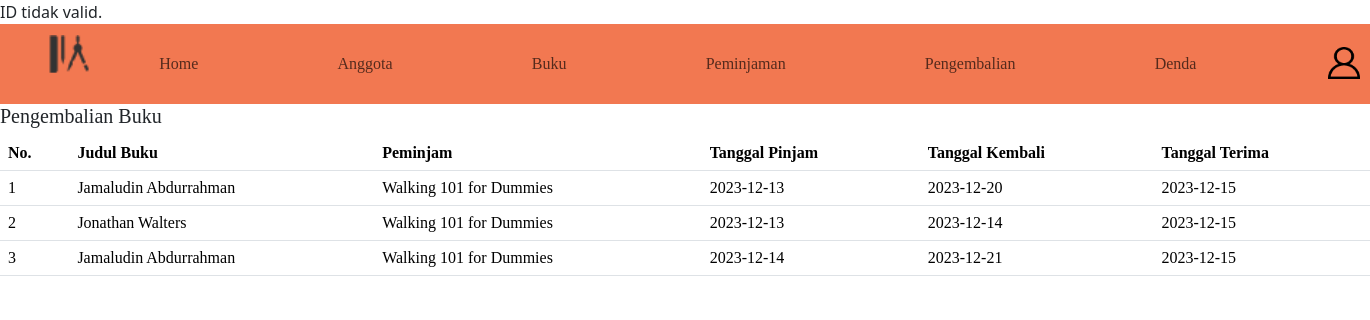
/pengembalian.php, run on the app's committed database.
### tables this page shows
CREATE TABLE `pengembalian` (
  `id_pengembalian` int(11) NOT NULL,
  `id_anggota` int(11) NOT NULL,
  `id_buku` int(11) NOT NULL,
  `tgl_pinjam` date NOT NULL,
  `tgl_kembali` date NOT NULL,
  `tgl_terima` date NOT NULL DEFAULT current_timestamp()
);

CREATE TABLE `anggota` (
  `id_anggota` int(11) NOT NULL,
  `nama` varchar(200) NOT NULL,
  `tgl_daftar` date NOT NULL DEFAULT current_timestamp(),
  `status_aktif` tinyint(1) NOT NULL
);

CREATE TABLE `buku` (
  `id_buku` int(11) NOT NULL,
  `judul` varchar(200) NOT NULL,
  `pengarang` varchar(200) NOT NULL,
  `penerbit` text NOT NULL,
  `isbn` bigint(20) NOT NULL,
  `tahun` int(4) NOT NULL,
  `stok` int(11) NOT NULL
);

### Controller/c_pengembalian.php (called while the page is built, shortened)
<?php
class c_pengembalian {
    function tableView() {
        include_once "Model/m_pengembalian.php";
        $model = new m_pengembalian;
        $data = $model->getPengembalian();
        include 'View/v_pengembalian..php';
    }
}

### pengembalian.php (called while the page is built)
<?php
include 'Controller/c_pengembalian.php';
$load = new c_pengembalian;
$load->tableView();

### Model/m_pengembalian.php (called while the page is built, shortened)
<?php
class m_pengembalian {
    public static function getPengembalian() {
        $db = new Database();
        $mysqli = $db->getConnection();
        $result = $mysqli->query("SELECT pengembalian.id_pengembalian, anggota.nama, buku.judul, pengembalian.tgl_pinjam, pengembalian.tgl_kembali, pengembalian.tgl_terima
                                FROM pengembalian
                                JOIN anggota ON anggota.id_anggota = pengembalian.id_anggota
                                JOIN buku ON buku.id_buku = pengembalian.id_buku;");
        while ($row = $result->fetch_assoc()) {
            $rows[] = $row;
        }
        return $rows;
    }
}

### View/v_pengembalian..php (the view, shortened to what this page needs)
<?php
include_once 'Controller/c_pengembalian.php';
?>
<!DOCTYPE html>
<html lang="en">
<head>
    <link rel="stylesheet" href="https://cdn.jsdelivr.net/npm/bootstrap@5.3.2/dist/css/bootstrap.min.css">
    <link rel="stylesheet" href="https://cdn.jsdelivr.net/npm/bootstrap-icons@1.11.1/font/bootstrap-icons.css">
</head>
<body>
    <?php
    include "layouts/navbar.php";
    ?>
    <div>
        <h5>Pengembalian Buku</h5>
    </div>
    <table class="table table-hover">
        <thead>
            <tr>
                <th>No.</th>
                <th>Judul Buku</th>
                <th>Peminjam</th>
                <th>Tanggal Pinjam</th>
                <th>Tanggal Kembali</th>
                <th>Tanggal Terima</th>
            </tr>
        </thead>
        <tbody>
        <?php
            $i = 1;
            foreach ($data as $borrow) {
                echo "<tr>",
                "<td>".$i++."</td>",
                "<td>".$borrow["nama"]."</td>",
                "<td>".$borrow["judul"]."</td>",
                "<td>".$borrow["tgl_pinjam"]."</td>",
                "<td>".$borrow["tgl_kembali"]."</td>",
                "<td>".$borrow["tgl_terima"]."</td>",
                "</tr>";
            }
        ?>
        </tbody>
    </table>
</body>
</html>

### layouts/navbar.php (style rules this page uses)
* { font-family: Garamond, serif; }

### data on the page
pengembalian: id_anggota.nama "Jamaludin Abdurrahman", id_buku.judul "Walking 101 for Dummies", tgl_pinjam "2023-12-13", tgl_kembali "2023-12-20", tgl_terima "2023-12-15"
pengembalian: id_anggota.nama "Jonathan Walters", id_buku.judul "Walking 101 for Dummies", tgl_pinjam "2023-12-13", tgl_kembali "2023-12-14", tgl_terima "2023-12-15"
pengembalian: id_anggota.nama "Jamaludin Abdurrahman", id_buku.judul "Walking 101 for Dummies", tgl_pinjam "2023-12-14", tgl_kembali "2023-12-21", tgl_terima "2023-12-15"
